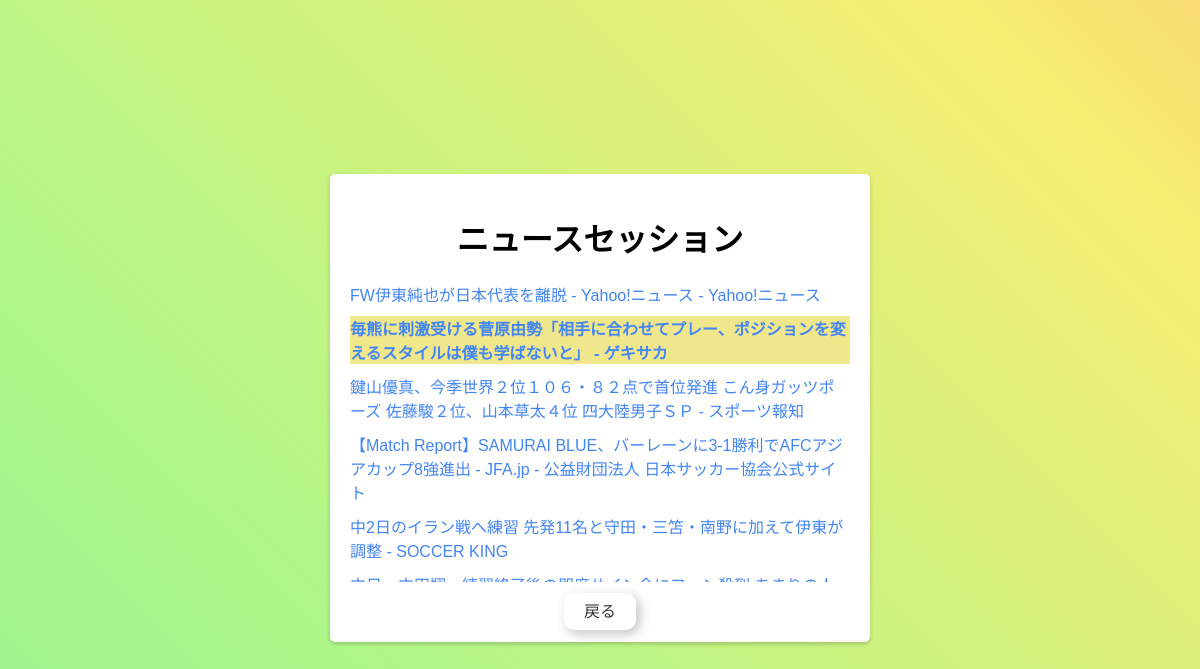
Page /news_list/1fb5b5cc-35ee-4d3e-96d9-132498965e49 (signed in) on the committed database.
### models.py (models this page shows, shortened)
class NewsRead(db.Model):
    id = db.Column(db.Integer, primary_key=True)
    username = db.Column(db.String(80), db.ForeignKey('user.username'), nullable=False)
    title = db.Column(db.String(200), nullable=False)
    link = db.Column(db.String(200), nullable=False)
    session_id = db.Column(db.String(200), nullable=False)
    timestamp = db.Column(db.DateTime, default=jst_now)
    clicked = db.Column(db.Boolean, default=False)

### new_app.py (the view)
@app.route('/news_list/<session_id>')
def news_session(session_id):
    if 'user_id' not in session:
        return redirect(url_for('login'))
    user = User.query.get(session['user_id'])
    if not user:
        return "ユーザが見つかりません", 404
    news_items = NewsRead.query.filter_by(username=user.username, session_id=session_id).all()
    return render_template('news_session.html', news_items=news_items)

### templates/news_session.html (shortened to what this page needs)
<!DOCTYPE html>
<html lang="ja">
<head>
    <link rel="stylesheet" type="text/css" href="{{ url_for('static', filename='style/style.css') }}">
</head>
<body>
    <div class="login-wrapper">
        <div class="login-container news-session-container">
            <h1>ニュースセッション</h1>
            <ul class="news-list">
                {% for news_item in news_items %}
                <li class="{% if news_item.clicked %}highlighted{% endif %}">
                    <a href="{{ news_item.link }}">{{ news_item.title }}</a>
                </li>
                {% endfor %}
            </ul>
            <div class="button-center">
                <a href="{{ url_for('news_list') }}" class="neumorphism-button">戻る</a>
            </div>
        </div>
    </div>
</body>
</html>

### static/style/style.css (style rules this page uses)
body { background-color: #e0f2f1; background: linear-gradient(45deg, #56b4e0, #79e9f6, #7ce79c, #aef789, #f6ed73, #ff9462, #e37575, #fd67b0, #746df3); background-size: 500% 500%; background-attachment: fixed; animation: bggradient 180s ease infinite; text-align: center; font-family: Arial, sans-serif; }
h1 { text-align: center; margin-top: 20px; }
.neumorphism-button { background-color: transparent; border: none; border-radius: 10px; padding: 10px 20px; margin: 10px; font-size: 16px; color: #333; cursor: pointer; text-align: center; text-decoration: none; box-shadow: -3px -3px 12px rgba(255, 255, 255, 0.7), 3px 3px 12px rgba(17, 17, 17, 0.3), inset 3px 3px 12px transparent, inset -3px -3px 12px transparent; transition: box-shadow ease-in-out 0.3s; }
.login-wrapper { display: flex; justify-content: center; align-items: center; height: 100vh; margin: 0; padding: 0; }
.login-container { background-color: white; width: 400px; padding: 20px; border-radius: 5px; box-shadow: 0 2px 4px rgba(0, 0, 0, 0.2); text-align: center; }
.news-session-container { width: 500px; text-align: left; }
.news-list { list-style-type: none; padding: 0; min-height: 200px; max-height: 300px; overflow-y: auto; }
.news-list li { margin-bottom: 10px; }
.news-list a { color: #4285f4; text-decoration: none; }
.button-center { text-align: center; }
.highlighted { background-color: #f0e68c; font-weight: bold; }

### rows in the picture
NewsRead: title "FW伊東純也が日本代表を離脱 - Yahoo!ニュース - Yahoo!ニュース"
NewsRead: title "毎熊に刺激受ける菅原由勢「相手に合わせてプレー、ポジションを変えるスタイルは僕も学ばないと」 - ゲキサカ"
NewsRead: title "鍵山優真、今季世界２位１０６・８２点で首位発進 こん身ガッツポーズ 佐藤駿２位、山本草太４位 四大陸男子ＳＰ - スポーツ報知"
NewsRead: title "【Match Report】SAMURAI BLUE、バーレーンに3-1勝利でAFCアジアカップ8強進出 - JFA.jp - 公益財団法人 日本サッカー協会公式サイト"
NewsRead: title "中2日のイラン戦へ練習 先発11名と守田・三笘・南野に加えて伊東が調整 - SOCCER KING"
